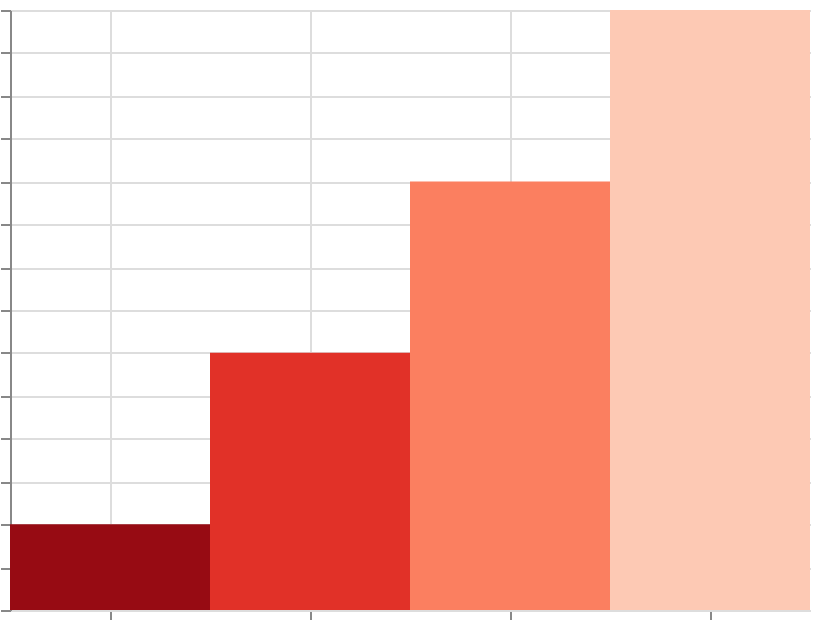

Describe this chart as a Vega-Lite specification.
### Vega specification from a JSON file in a GitHub repository (floating-point values rounded to 4 significant figures)
{"$schema": "https://vega.github.io/schema/vega/v6.json", "width": 400, "height": 300, "padding": 5, "autosize": "none", "data": [{"name": "table", "values": [{"cat": "A", "val": 10}, {"cat": "B", "val": 30}, {"cat": "C", "val": 50}, {"cat": "D", "val": 70}]}], "scales": [{"name": "x", "type": "band", "domain": {"data": "table", "field": "cat", "sort": true}, "range": "width"}, {"name": "y", "type": "linear", "domain": {"data": "table", "field": "val"}, "range": [{"signal": "height"}, 0], "zero": true, "nice": true}, {"name": "color", "type": "sequential", "domain": {"data": "table", "field": "val"}, "scheme": "reds", "reverse": true}], "marks": [{"type": "rect", "from": {"data": "table"}, "encode": {"update": {"x": {"scale": "x", "field": "cat"}, "width": {"scale": "x", "band": 1}, "y": {"scale": "y", "field": "val"}, "y2": {"scale": "y", "value": 0}, "fill": {"scale": "color", "field": "val"}}}}], "axes": [{"scale": "x", "orient": "bottom", "grid": true, "labels": false}, {"scale": "y", "orient": "left", "grid": true, "labels": false}], "legends": [{"fill": "color"}]}
